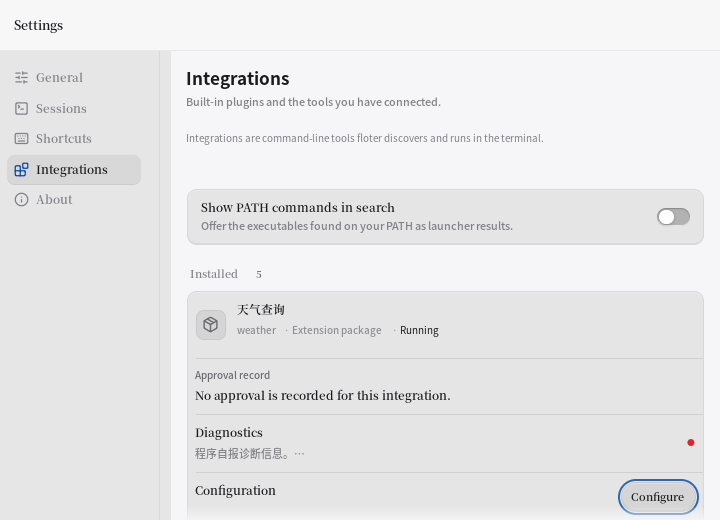
#> input picture docs/rounds/P13-kr/config-copy-change2-light-before.png, 720 x 520 px, given in place of run-text-change0-dark-before.png, which was not available
$ python images.py
#> lines starting #> are read from the running program, lines starting #| are printed output that depends on the picture
from pathlib import Path
from PIL import Image, ImageChops, ImageDraw

out = Path(__file__).parent
records = []
for before in sorted(Path('/tmp').glob('floter-P13-kr-*-before.png')):
    after = before.with_name(before.name.replace('-before.png', '-after.png'))
    if not after.exists():
        raise RuntimeError(f'Missing after: {after}')
    name = before.name.removeprefix('floter-P13-kr-').removesuffix('-before.png')
    a, b = Image.open(before).convert('RGB'), Image.open(after).convert('RGB')
    a.save(out / f'{name}-before.png')
    b.save(out / f'{name}-after.png')
    bounds = ImageChops.difference(a, b).getbbox()
    records.append(f'{name}: {bounds}')
    if '-change0-' in name:
        sheet = Image.new('RGB', (1440, 544), '#777777')
        sheet.paste(a, (0, 24)); sheet.paste(b, (720, 24))
        draw = ImageDraw.Draw(sheet)
        draw.text((12, 5), 'BEFORE', fill='white')
        draw.text((732, 5), 'AFTER', fill='white')
        sheet.save(out / f'{name}-comparison.png')
(out / 'image-differences.txt').write_text('\n'.join(records) + '\n')

scenarios = ['run-text', 'run-boolean', 'run-select', 'run-cancel',
             'config-text', 'config-defaults', 'config-save', 'config-copy']
for appearance in ['dark', 'light']:
    overview = Image.new('RGB', (1440, 8 * 272), '#777777')
#> overview: PIL image 1440x2176 RGB; every value is 119
    for row, scenario in enumerate(scenarios):
        name = f'{scenario}-change0-{appearance}'
        before = Image.open(out / f'{name}-before.png').convert('RGB')
#> before is the input picture: PIL image 720x520 RGB; mean R, G, B 232.8, 232.8, 234
        after = Image.open(out / f'{name}-after.png').convert('RGB')
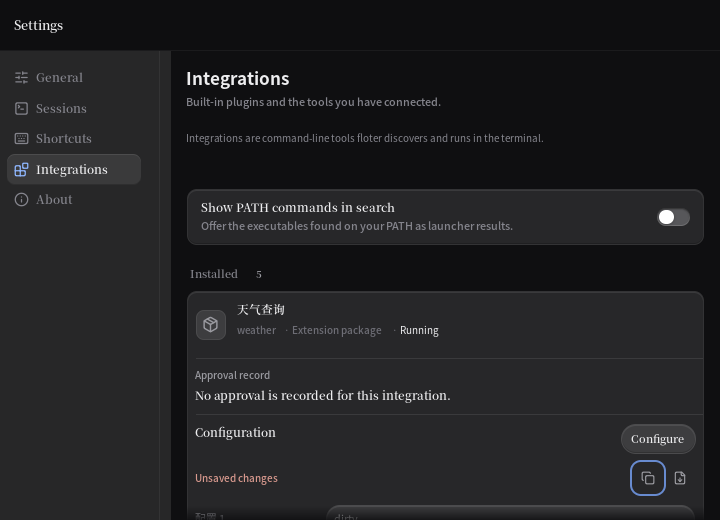
#> input picture docs/rounds/P13-kr/config-copy-rest-dark-before.png, 720 x 520 px, given in place of run-text-change0-dark-after.png, which was not available
#> after is the input picture: PIL image 720x520 RGB; mean R, G, B 32.8, 32.8, 34.7
        # The lower part contains the active outlet; preserve it at 1x.
        overview.paste(before.crop((0, 272, 720, 520)), (0, row * 272 + 24))
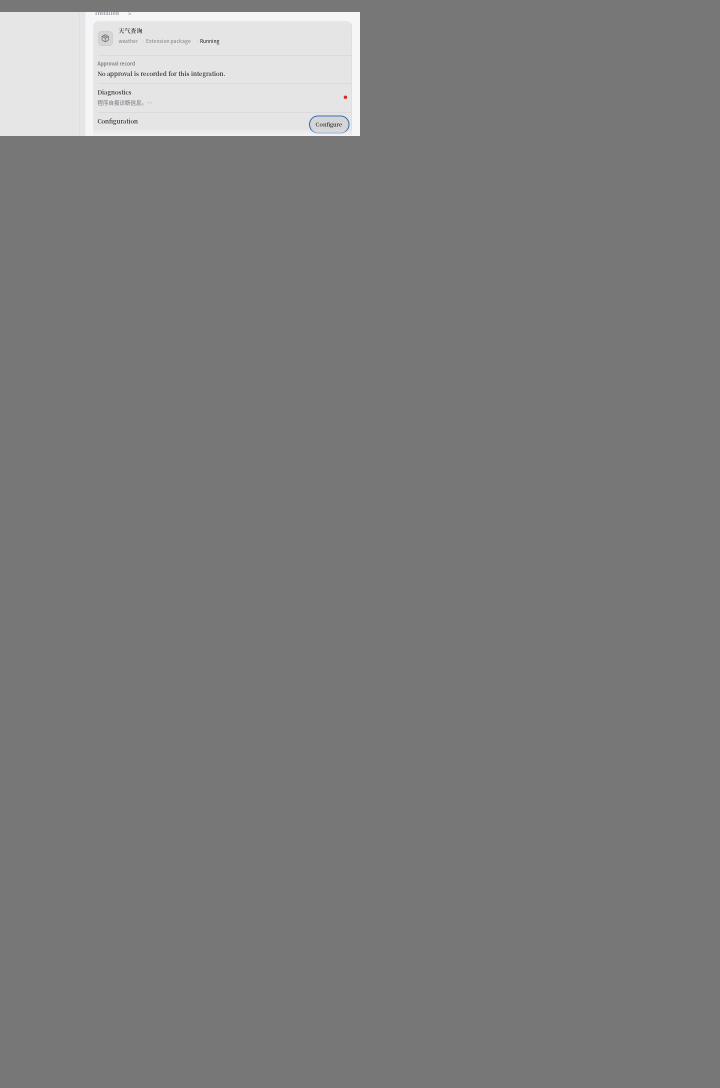
#> overview: PIL image 1440x2176 RGB (shown at 1/2 size); mean R, G, B 125.2, 125.2, 125.3
        overview.paste(after.crop((0, 272, 720, 520)), (720, row * 272 + 24))
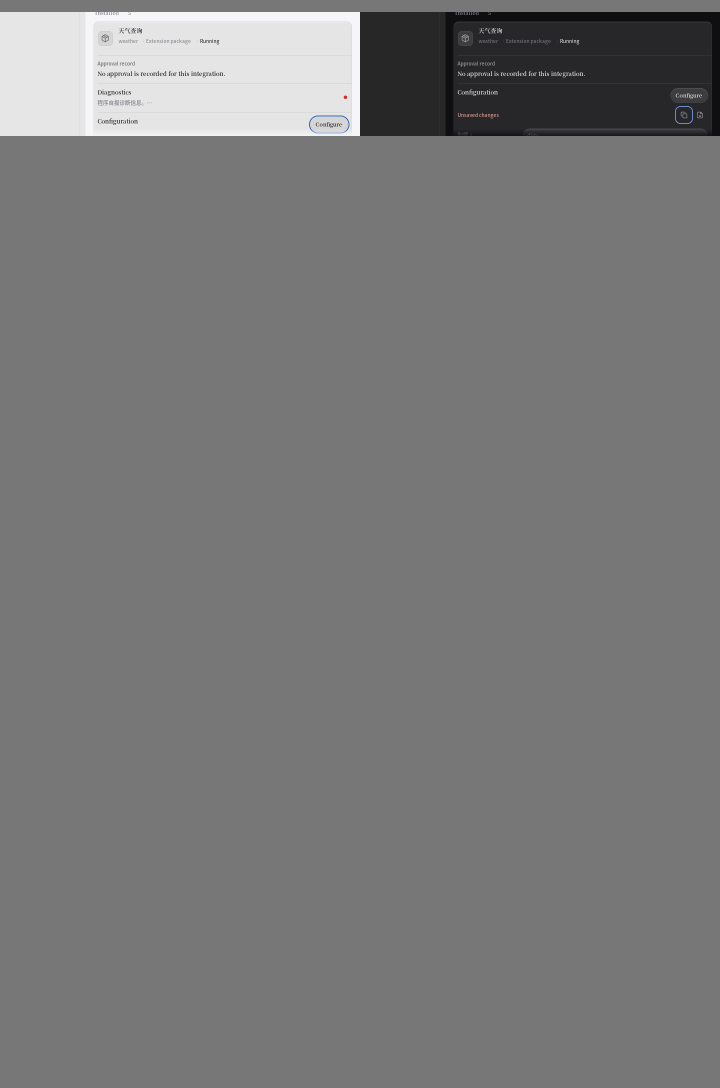
#> overview: PIL image 1440x2176 RGB (shown at 1/2 size); mean R, G, B 120.7, 120.7, 120.9
        ImageDraw.Draw(overview).text((12, row * 272 + 5), scenario + ' / BEFORE                          AFTER', fill='white')
#> (the run stopped early here; a loop or call above may not have finished)
